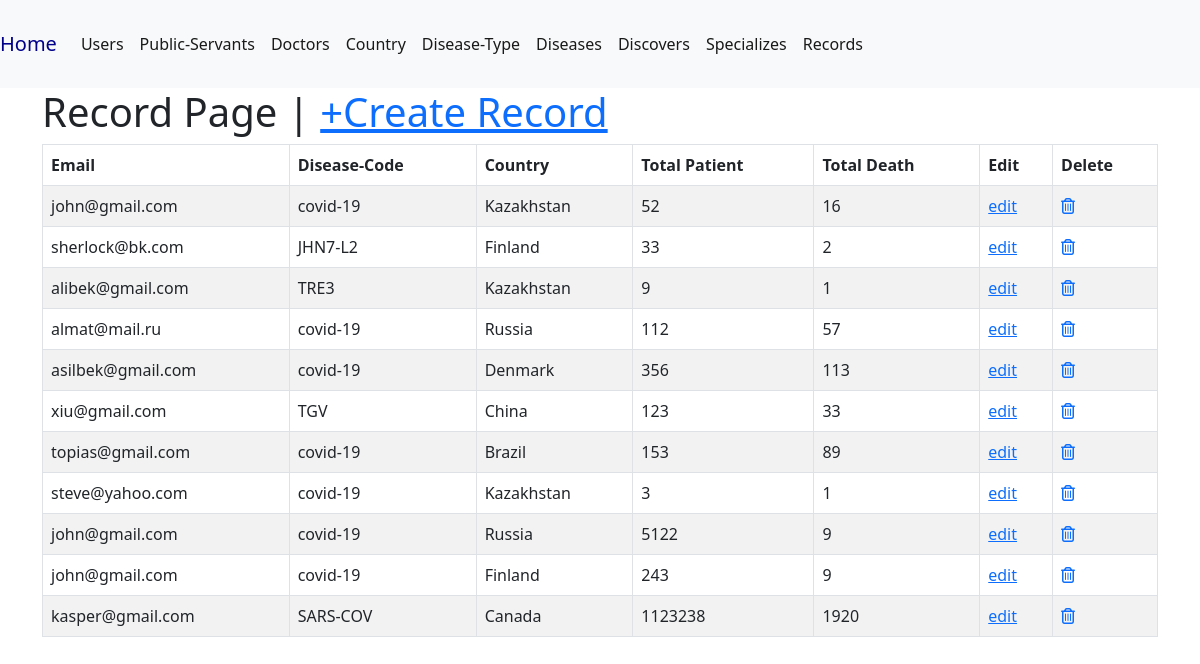
The app's page /record/ with its own data.
### data/models.py (models this page shows, shortened)
class Record(models.Model):
    email = models.ForeignKey(PublicServant, on_delete=models.CASCADE, blank=False, null=False)
    cname = models.ForeignKey(Country, on_delete=models.CASCADE, blank=False, null=False)
    disease_code = models.ForeignKey(Disease, on_delete=models.CASCADE, blank=False, null=False)
    total_deaths = models.IntegerField()
    total_patients = models.IntegerField()
    class Meta:
        db_table = 'record'

class PublicServant(models.Model):
    email = models.ForeignKey(Users, on_delete=models.CASCADE, blank=False, null=False)
    department = models.CharField(max_length=50, blank=False, null=False)
    class Meta:
        db_table = 'public_servant'
    def __str__(self) -> str:
        return self.email.__str__()

class Users(models.Model):
    email = models.CharField(max_length=60, blank=False, null=False)
    name = models.CharField(max_length=30, blank=False, null=False)
    surname = models.CharField(max_length=40, blank=False, null=False)
    salary = models.IntegerField(default=0, blank=False, null=False)
    phone = models.CharField(max_length=20)
    cname = models.ForeignKey(Country, on_delete=models.CASCADE, blank=False, null=False)
    class Meta:
        db_table = 'users'
        verbose_name_plural = 'users'
    def __str__(self) -> str:
        return self.email

class Disease(models.Model):
    disease_code = models.CharField(max_length=50, blank=False, null=False)
    pathogen = models.CharField(max_length=20, blank=False, null=False)
    description = models.CharField(max_length=140)
    disease_type = models.ForeignKey(DiseaseType, on_delete=models.CASCADE)
    class Meta:
        db_table = 'disease'
        verbose_name_plural = 'disease'
    def __str__(self) -> str:
        return self.disease_code

class Country(models.Model):
    cname = models.CharField(max_length=50, blank=False, null=False)
    population = models.IntegerField(blank=False, null=False)
    class Meta:
        db_table = "country"
        verbose_name_plural = "country"
    def __str__(self) -> str:
        return self.cname

### data/views.py (the view)
# urls.py: path('record/', record, name='record'),
def record(request):
    records = Record.objects.all()
    context = {'records': records}
    return render(request, 'read/record.html', context)

### templates/read/record.html
{% extends 'main.html' %}
{% block content %}
    <div class="container">
        <h1>Record Page | <a href="{% url 'create-record' %}">+Create Record</a></h1>
        <table class="table table-striped table-bordered">
            <thead class="thead-dark">
                <tr>
                    <th scope="col">Email</th>
                    <th scope="col">Disease-Code</th>
                    <th scope="col">Country</th>
                    <th scope="col">Total Patient</th>
                    <th scope="col">Total Death</th>
                    <th scope="col">Edit</th>
                    <th scope="col">Delete</th>
                  </tr>
            </thead>
            {% for record in records %}
            <tr>
              <td>{{record.email}}</td>
              <td>{{record.disease_code}}</td>
              <td>{{record.cname}}</td>
              <td>{{record.total_patients}}</td>
              <td>{{record.total_deaths}}</td>
              <td><a href="{% url 'update-record' record.id %}">edit</a></td>
              <td><a href="{% url 'delete-record' record.id %}"><i class="fa fa-trash-o"></i></a></td>
            </tr>
            {% endfor %}
          </table>
    </div>
{% endblock %}

### records on screen
Record: email "john@gmail.com", disease_code "covid-19", cname "Kazakhstan", total_patients "52", total_deaths "16"
Record: email "sherlock@bk.com", disease_code "JHN7-L2", cname "Finland", total_patients "33", total_deaths "2"
Record: email "alibek@gmail.com", disease_code "TRE3", cname "Kazakhstan", total_patients "9", total_deaths "1"
Record: email "almat@mail.ru", disease_code "covid-19", cname "Russia", total_patients "112", total_deaths "57"
Record: email "asilbek@gmail.com", disease_code "covid-19", cname "Denmark", total_patients "356", total_deaths "113"
Record: email "xiu@gmail.com", disease_code "TGV", cname "China", total_patients "123", total_deaths "33"
Record: email "topias@gmail.com", disease_code "covid-19", cname "Brazil", total_patients "153", total_deaths "89"
Record: email "steve@yahoo.com", disease_code "covid-19", cname "Kazakhstan", total_patients "3", total_deaths "1"
Record: email "john@gmail.com", disease_code "covid-19", cname "Russia", total_patients "5122", total_deaths "9"
Record: email "john@gmail.com", disease_code "covid-19", cname "Finland", total_patients "243", total_deaths "9"
Record: email "kasper@gmail.com", disease_code "SARS-COV", cname "Canada", total_patients "1123238", total_deaths "1920"
